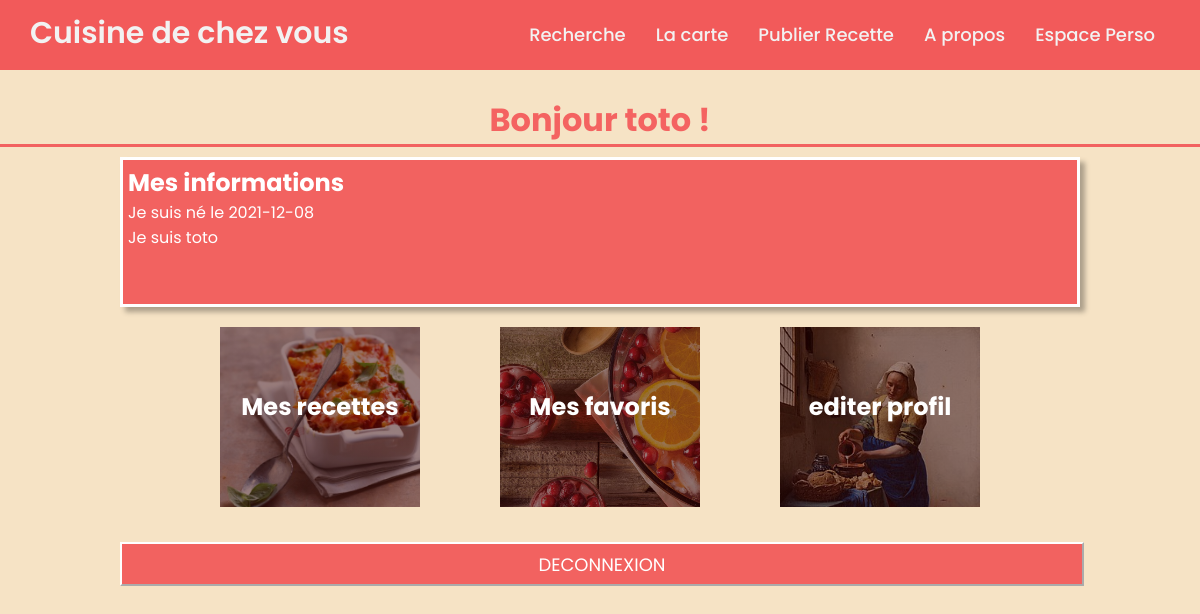
The app's page /landing.php (signed in) with its own data.
### tables this page shows
CREATE TABLE `utilisateurs` (
  `id` int(11) NOT NULL,
  `pseudo` varchar(100) NOT NULL,
  `email` varchar(100) NOT NULL,
  `password` text NOT NULL,
  `token` text NOT NULL,
  `date_inscription` datetime NOT NULL DEFAULT current_timestamp(),
  `sexe` varchar(1) NOT NULL,
  `date_naiss` date DEFAULT NULL,
  `description` text NOT NULL
);

### landing.php (the view, shortened to what this page needs)
<?php
    require_once './php/config.php';
    if (isset($_SESSION['user'])){
      $req = $bdd->prepare('SELECT * FROM utilisateurs WHERE pseudo = ?');
      $req->execute(array($_SESSION['user']));
      $data = $req->fetch();
}
?>
<!doctype html>
<html lang="en">
<head>
<link rel="stylesheet" href="./css/style_edit.css">
<link rel="stylesheet" href="https://cdnjs.cloudflare.com/ajax/libs/font-awesome/5.15.3/css/all.min.css"/>
</head>
  <body>
  <nav>
    <div class="wrapper">
      <div class="logo"><a href="index.php">Cuisine de chez vous</a></div>
      <ul class="nav-links">
		<li>
          <a href="recherche.php" class="desktop-item">Recherche</a>
        </li>
        <li><a href="region.php">La carte</a></li>
	    <li><a href="upload.php">Publier Recette</a></li>
        <li><a href="about.php">A propos</a></li>
	   <li>
		  <a href="landing.php" class="desktop-item">Espace Perso</a>
		</li>
	  </ul>
	</div>
   </nav>
  <div class="all">
		<div class="text-center">
				<h1>Bonjour <?php echo $data['pseudo']; ?> !</h1>
		</div>
    <div id="user-info">
		  <h2> Mes informations </h2>
			<p> Je suis né le <?php echo $data['date_naiss']; ?></p>
			<p> <?php echo $data['description']; ?></p>
    </div>
  </div>
        <div id="user-content">
          <a href="mes_recettes.php">
            <div id="user-content-left" class="user-link"><h2> Mes recettes</h2></div>
          </a>
          <a href="mes_favoris.php">
            <div id="user-content-middle" class="user-link"><h2> Mes favoris</h2></div>
          </a>
          <a href="editer_profil.php">
            <div id="user-content-right" class="user-link"><h2>editer profil </h2></div>
          </a>
          </div>
    <div class="button-deco">
      <form action="./php/deconnexion.php" >
        <button type="submit" class="exit">DECONNEXION</button>
      </form>
  </div>
  </body>
</html>

### css/style_edit.css (style rules this page uses)
* { margin: 0; padding: 0; box-sizing: border-box; font-family: 'Poppins', sans-serif; }
nav { position: fixed; z-index: 99; width: 100%; top:0%; background: #f35a5aef; }
nav .wrapper { position: relative; max-width: 1300px; padding: 0px 30px; height: 70px; line-height: 70px; margin: auto; display: flex; align-items: center; justify-content: space-between; background-color:#f35a5aef; }
.wrapper .logo a { color: #f2f2f2; font-size: 30px; font-weight: 600; text-decoration: none; }
.wrapper .nav-links { display: inline-flex; }
.nav-links li { list-style: none; }
.nav-links li a { color: #f2f2f2; text-decoration: none; font-size: 18px; font-weight: 500; padding: 9px 15px; border-radius: 5px; transition: all 0.3s ease; }
body { background-color: #F6E3C5; }
div.all { position:relative; margin-top:8%; background: #F6E3C5; font-family: arial; display:block; z-index:3; }
.text-center { color:#f35a5aef; border-bottom: solid; text-align: center; }
#user-info { width:80%; margin-left: auto; margin-right: auto; border:solid; background-color:#f35a5aef; color:white; height:150px; margin-top:10px; box-shadow: 5px 5px 5px rgba(0, 0, 0, 0.3); padding:5px; }
#user-content a { text-decoration:none; }
#user-content { display: flex; justify-content: center; gap:50px; flex-flow: row wrap; margin-top:5px; }
.user-link { background-color:#f35a5aef; width:200px; height:180px; text-align:center; line-height:10em; color:white; margin:15px; }
#user-content-left { background-image: linear-gradient(to bottom, rgba(50,0,0,0.5), rgba(50,0,0,0.5)), url(../img/landing/mes_recettes.jpg); background-origin:border-box; background-size:cover; }
#user-content-middle { background-image: linear-gradient(to bottom, rgba(50,0,0,0.5), rgba(50,0,0,0.5)), url(../img/landing/mes_favoris.jpg); background-origin:border-box; background-size:cover; }
#user-content-right { background-image: linear-gradient(to bottom, rgba(50,0,0,0.5), rgba(50,0,0,0.5)), url(../img/landing/editer_profil.jpg); background-origin:border-box; background-size:cover; }
.user-link { -webkit-transition: all 0.5s ease; -moz-transition: all 0.5s ease; -ms-transition: all 0.5s ease; -o-transition: all 0.5s ease; transition: all 0.5s ease; }
.button-deco { width:80%; margin-right:auto; margin-left: auto; }
.exit { width:100%; height:120%; background-color:#f35a5aef; color:white; font-size:large; margin-top:20px; box-sizing:content-box; height:40px; border:2px outset white; margin-bottom:10px; cursor:pointer; }

### records on screen
utilisateurs: pseudo "toto", date_naiss "2021-12-08", description "Je suis toto"
